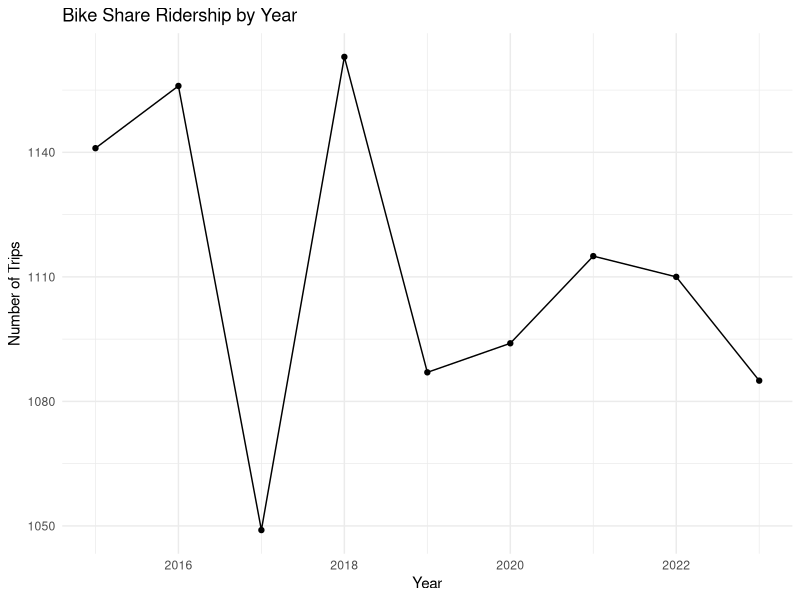
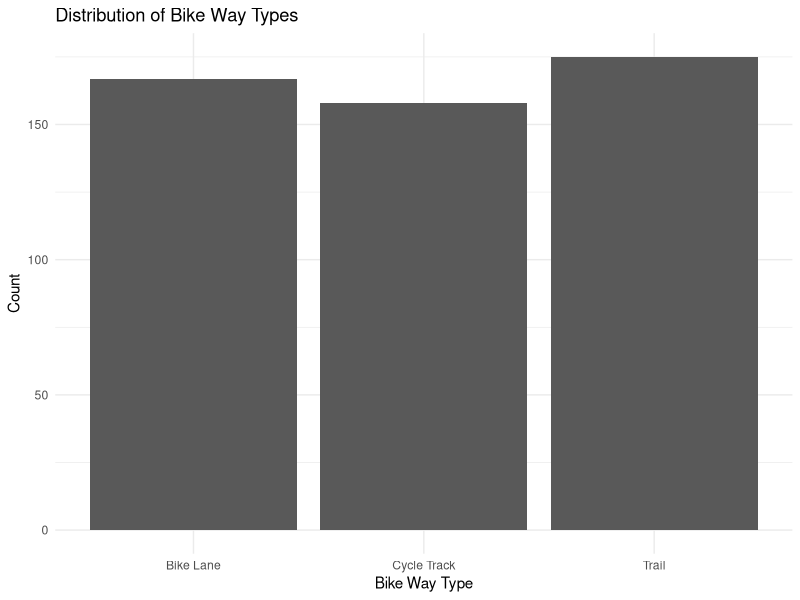
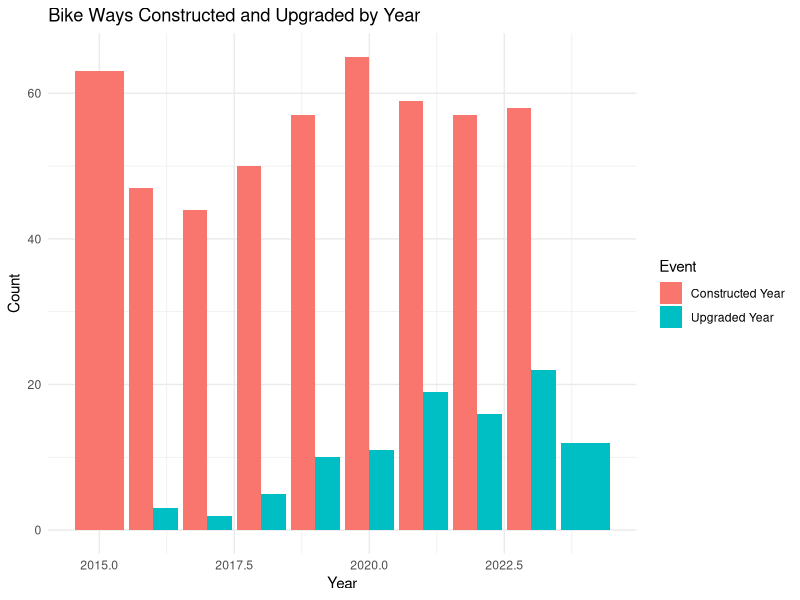

Generate these figures, in order, with R:
#### Preamble ####
# Purpose: Simulates Bike Share Ridership and Bike Way data for Toronto from 2015-2023
# Author: Steven Li
# Date: 25 September 2024
# Contact: stevency.li@mail.utoronto.ca


#### Workspace setup ####
library(tidyverse)
library(lubridate)

#### Data expectations ####
# Bike Share Ridership Data:
# - Columns: Trip ID, Date
# - Trip ID should be unique
# - Date should be between 2015-01-01 and 2023-12-31

# Bike Way Data:
# - Columns: Route ID, Constructed Year, Upgraded Year, Bike Way Type
# - Route ID should be unique
# - Constructed Year should be between 2015 and 2023
# - Upgraded Year should be between Constructed Year and 2023, or NA
# - Bike Way Type should be one of: "Cycle Track", "Bike Lane", "Trail"

set.seed(778)

################### Simulate Bike Share Ridership Data ######################## 
num_trips <- 10000

bike_share_data <- tibble(
  `Trip ID` = seq(1, num_trips),
  Date = sample(seq(as.Date('2015-01-01'), 
                    as.Date('2023-12-31'), by="day"), 
                num_trips, replace=TRUE)
)


###################### Simulate Bike Way Data  ################################ 
num_routes <- 500

bike_way_data <- tibble(
  `Route ID` = seq(1, num_routes),
  `Constructed Year` = sample(2015:2023, num_routes, replace=TRUE),
  `Upgraded Year` = NA,
  `Bike Way Type` = sample(c("Cycle Track", "Bike Lane", "Trail"), 
                           num_routes, replace=TRUE)
)

# Add some upgraded routes
upgraded_routes <- sample(1:num_routes, num_routes / 5) # Upgrade 20% of routes
bike_way_data$`Upgraded Year`[upgraded_routes] <- 
  pmax(bike_way_data$`Constructed Year`[upgraded_routes] + 1, 
       sample(2015:2023, length(upgraded_routes), replace=TRUE))


############################## Visualizations  ##############################
# Bike Share Ridership over time
bike_share_data %>%
  mutate(Year = year(Date)) %>%
  count(Year) %>%
  ggplot(aes(x = Year, y = n)) +
  geom_line() +
  geom_point() +
  labs(title = "Bike Share Ridership by Year",
       x = "Year",
       y = "Number of Trips") +
  theme_minimal()

# Bike Way Types Distribution
bike_way_data %>%
  count(`Bike Way Type`) %>%
  ggplot(aes(x = `Bike Way Type`, y = n)) +
  geom_col() +
  labs(title = "Distribution of Bike Way Types",
       x = "Bike Way Type",
       y = "Count") +
  theme_minimal()

# Bike Ways Constructed and Upgraded by Year
bike_way_data %>%
  pivot_longer(cols = c(`Constructed Year`, `Upgraded Year`),
               names_to = "Event",
               values_to = "Year") %>%
  filter(!is.na(Year)) %>%
  count(Event, Year) %>%
  ggplot(aes(x = Year, y = n, fill = Event)) +
  geom_col(position = "dodge") +
  labs(title = "Bike Ways Constructed and Upgraded by Year",
       x = "Year",
       y = "Count") +
  theme_minimal()